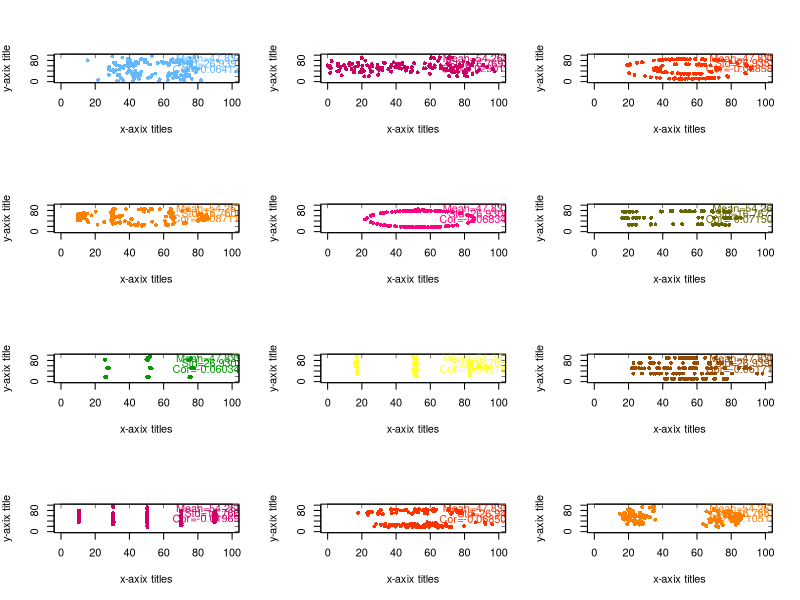

The R script that drew this image:
read_file= read.csv('Data.csv',sep=";" )
new_file = read_file[-1,]

cols_number=ncol(new_file)
par(mfrow = c(4, 3))
calor_list <- list("steelblue1", "#CC0066", "#FF3300" ,"#FF8000", "#FF007F", "#666600","#009900","#FFFF33","#994C00", "#CC0066", "#FF3300" ,"#FF8000")
i=1
for (number in 1:12){
  calor=calor_list[number]
  
  x=new_file[ , c(number)]
  y=new_file[ , c(number+1)]
  mean_data=  mean(as.numeric(y))
  std_data=  sd(as.numeric(y))
  corr_data=  cor(as.numeric(x),as.numeric(y))
  
  plot(x,y
       , ylab=expression(paste("y-axix title"))
       , xlab=expression(paste("x-axix titles"))
       , ylim=c(0,100)
       , xlim=c(0,100)
       , pch=16
       , cex=0.8
       #, typ="l"
       , lty=3
       , lwd=3
       , col = calor_list[[number]]
  )
  #text(20,90, bquote(paste("11111")), family= "sans", cex=1,col = calor_list[[number]])
  text(90,90, bquote(paste("Mean"*'=', .(mean_data))), family= "sans", cex=1,col = calor_list[[number]])
  text(90,70, bquote(paste("Std"*'=', .(std_data))), family= "sans", cex=1,col = calor_list[[number]])
  text(90,50, bquote(paste("Cor"*'=', .(corr_data))), family= "sans", cex=1,col = calor_list[[number]])
  
  
  axis(4, labels=NA, tcl=0.3, lwd=0.9, lwd.ticks=0.5)
  axis(3, labels=NA, tcl=0.3, lwd=0.9, lwd.ticks=0.5)
  
  i=i+1
  
  
}






